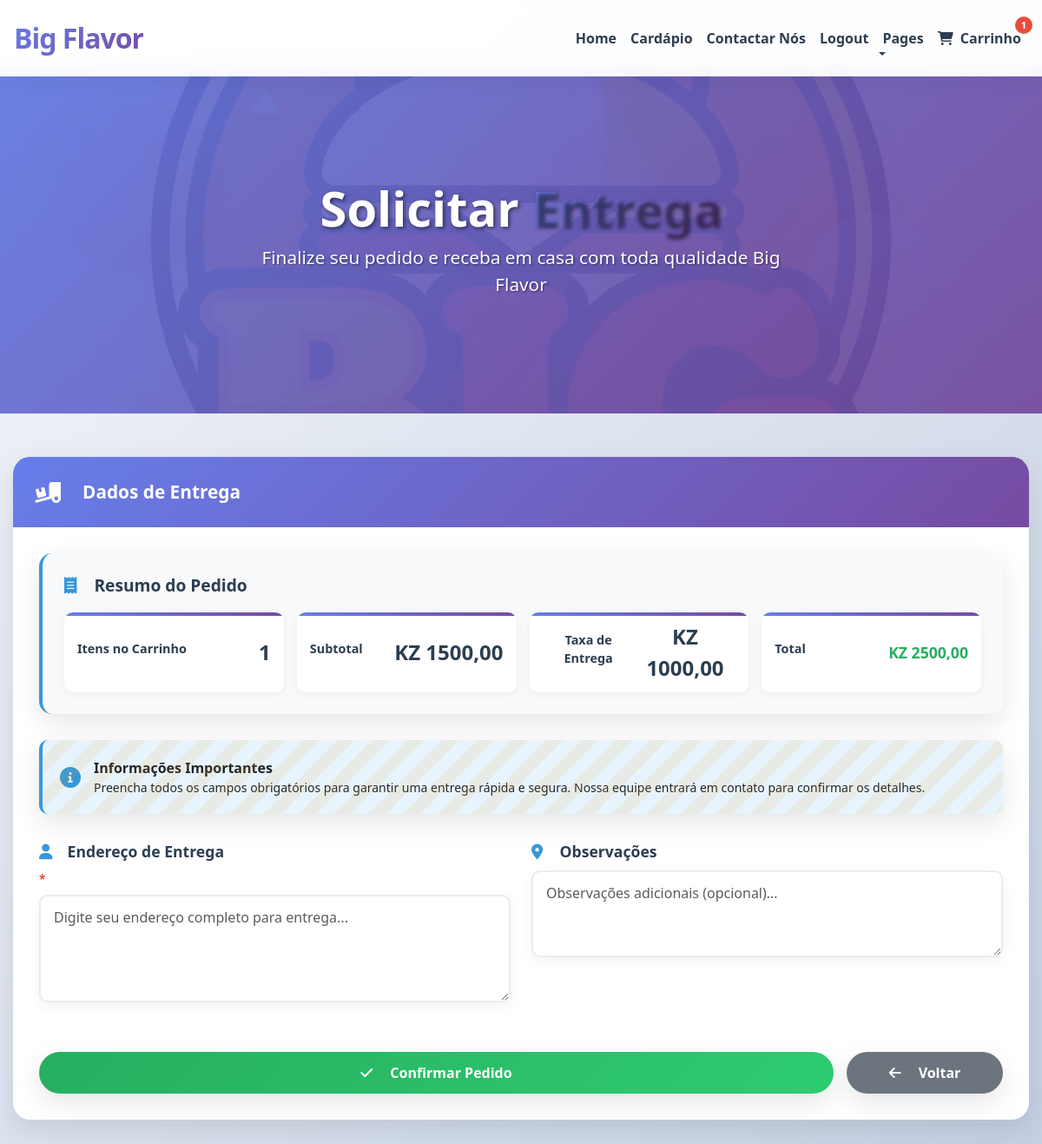
The app's page /carinho/carrinho/solicitar-entrega/ (signed in), older data.
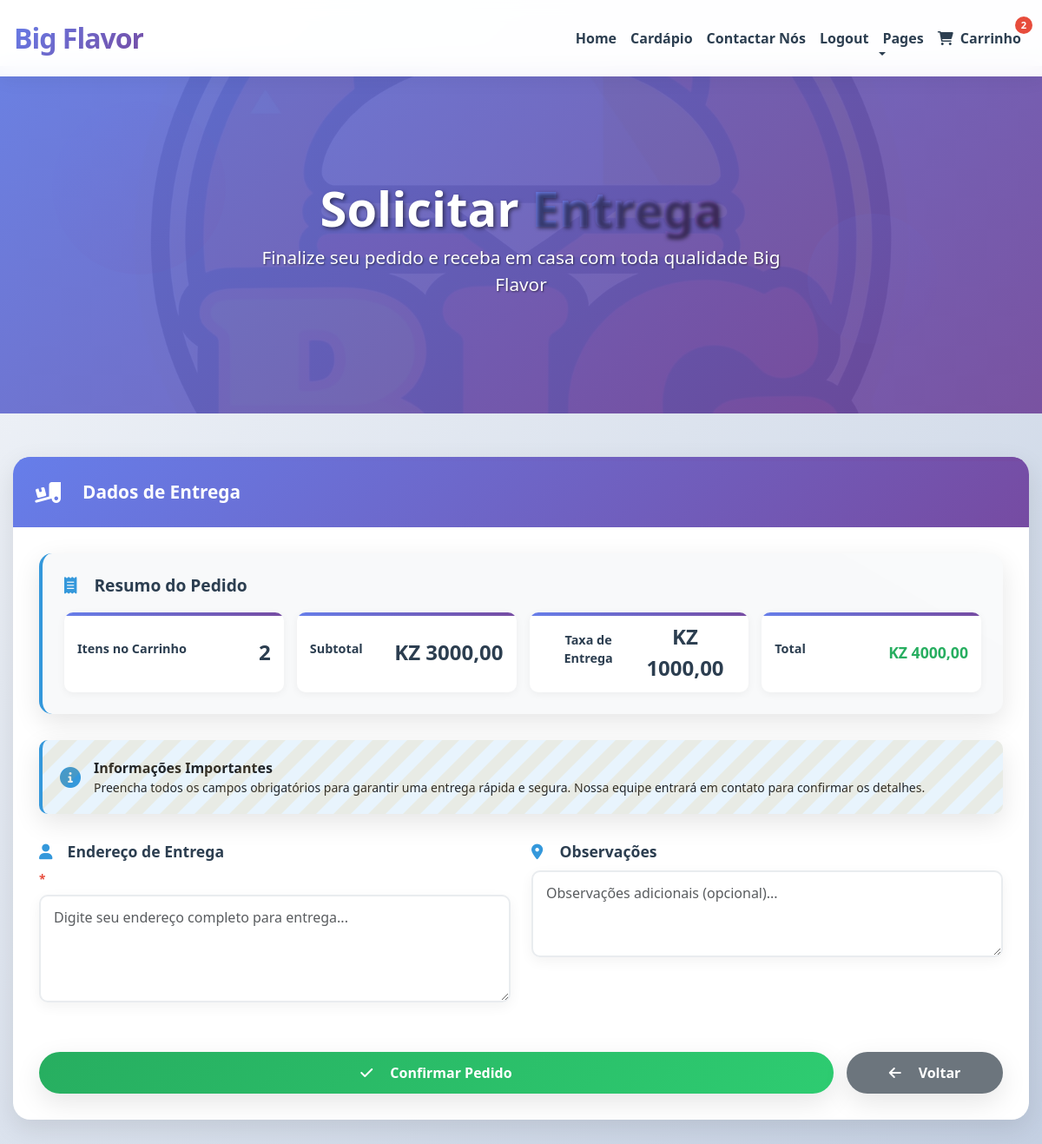
The same page, newer data.
### carinho/models.py (models this page shows, shortened)
class Carrinho(models.Model):
    ESTADO_CHOICES = [
        ('aberto', 'Aberto'),
        ('fechado', 'Fechado'),
        ('cancelado', 'Cancelado'),
    ]
    usuario = models.ForeignKey(
        settings.AUTH_USER_MODEL,
        on_delete=models.CASCADE,
        verbose_name='Cliente'
    )
    data_criacao = models.DateTimeField(
        auto_now_add=True,
        verbose_name='Data de Criação'
    )
    data_atualizacao = models.DateTimeField(
        auto_now=True,
        verbose_name='Última Atualização'
    )
    estado = models.CharField(
        max_length=10,
        choices=ESTADO_CHOICES,
        default='aberto',
        verbose_name='Estado do Carrinho'
    )
    class Meta:
        verbose_name = 'Carrinho'
        verbose_name_plural = 'Carrinhos'
        ordering = ['-data_criacao']
        constraints = [
            models.UniqueConstraint(
                fields=['usuario', 'estado'],
                condition=models.Q(estado='aberto'),
                name='carrinho_aberto_unico_por_usuario'
            )
        ]
    @property
    def total_itens(self):
        cache_key = f'carrinho_{self.id}_total_itens'
        total = cache.get(cache_key)
        if total is None:
            total = self.itens.aggregate(total=models.Sum('quantidade'))['total'] or 0
            cache.set(cache_key, total, 300)  # 5 minutos
        return total
    @property
    def subtotal(self):
        cache_key = f'carrinho_{self.id}_subtotal'
        subtotal_cache = cache.get(cache_key)
        if subtotal_cache is None:
            subtotal_cache = sum(item.subtotal for item in self.itens.all())
            cache.set(cache_key, subtotal_cache, 300)  # 5 minutos
        return subtotal_cache
    @property
    def taxa_entrega(self):
        cache_key = f'carrinho_{self.id}_taxa_entrega'
        taxa = cache.get(cache_key)
        if taxa is None:
            if self.subtotal >= Decimal('5000.00'):
                taxa = Decimal('0.00')
            else:
                taxa = Decimal('1000.00')
            cache.set(cache_key, taxa, 300)  # 5 minutos
        return taxa
    @property
    def total(self):
        cache_key = f'carrinho_{self.id}_total'
        total_cache = cache.get(cache_key)
        if total_cache is None:
            total_cache = self.subtotal + self.taxa_entrega
            cache.set(cache_key, total_cache, 300)  # 5 minutos
        return total_cache

class ItemCarrinho(models.Model):
    carrinho = models.ForeignKey(
        Carrinho,
        on_delete=models.CASCADE,
        related_name='itens'
    )
    produto = models.ForeignKey(
        'menu.Produto',
        on_delete=models.CASCADE
    )
    quantidade = models.PositiveIntegerField(
        default=1,
        validators=[MinValueValidator(1)]
    )
    data_adicao = models.DateTimeField(
        auto_now_add=True
    )
    class Meta:
        verbose_name = 'Item do Carrinho'
        verbose_name_plural = 'Itens do Carrinho'
        ordering = ['-data_adicao']
        unique_together = ['carrinho', 'produto']
    @property
    def subtotal(self):
        cache_key = f'item_carrinho_{self.id}_subtotal'
        subtotal = cache.get(cache_key)
        if subtotal is None:
            subtotal = self.produto.preco * self.quantidade
            cache.set(cache_key, subtotal, 300)  # 5 minutos
        return subtotal

### menu/models.py (models this page shows, shortened)
class Produto(models.Model):
    CATEGORIA_CHOICES = [
        ('hamburguer', 'Hambúrguer'),
        ('Lanches', 'Lanches'),
        ('Bebidas', 'Bebidas'),
    ]
    STATUS_CHOICES = [
        ('ativo', 'Ativo'),
        ('inativo', 'Inativo'),
        ('esgotado', 'Esgotado'),
    ]
    nome = models.CharField(
        max_length=200,
        verbose_name='Nome do Produto'
    )
    descricao = models.TextField(
        verbose_name='Descrição',
        blank=True
    )
    descricao_curta = models.CharField(
        max_length=300,
        verbose_name='Descrição Curta',
        blank=True
    )
    preco = models.DecimalField(
        max_digits=10,
        decimal_places=2,
        verbose_name='Preço',
        validators=[MinValueValidator(Decimal('0.01'))]
    )
    categoria = models.CharField(
        max_length=20,
        choices=CATEGORIA_CHOICES,
        verbose_name='Categoria'
    )
    imagem = models.ImageField(
        upload_to='produtos/',
        verbose_name='Imagem',
        blank=True,
        null=True,
        help_text='Formatos suportados: JPG, PNG, GIF'
    )
    ordem = models.PositiveIntegerField(
        default=0,
        verbose_name='Ordem de Exibição',
        help_text='Define a ordem de exibição dos produtos (menor número aparece primeiro)'
    )
    estoque = models.PositiveIntegerField(
        default=0,
        verbose_name='Quantidade em Estoque'
    )
    status = models.CharField(
        max_length=10,
        choices=STATUS_CHOICES,
        default='ativo',
        verbose_name='Status'
    )
    data_criacao = models.DateTimeField(
        auto_now_add=True,
        verbose_name='Data de Criação'
    )
    data_atualizacao = models.DateTimeField(
        auto_now=True,
        verbose_name='Última Atualização'
    )
    class Meta:
        verbose_name = 'Produto'
        verbose_name_plural = 'Produtos'
        ordering = ['ordem', 'nome']

### carinho/views.py (the view)
# urls.py: path('carrinho/solicitar-entrega/', views.solicitar_entrega, name='solicitar_entrega'),
@require_http_methods(["GET", "POST"])
def solicitar_entrega(request):
    try:
        carrinho = obter_carrinho_inteligente(request)
        if not carrinho or not carrinho.itens.exists():
            messages.error(request, 'Seu carrinho está vazio.')
            return redirect('ver_carrinho')
        if request.method == 'POST':
            form = PedidoEntregaForm(request.POST)
            if form.is_valid():
                return processar_pedido_final(request, form, carrinho)
        form = PedidoEntregaForm(initial=obter_dados_usuario(request.user))
        return render(request, 'solicitar_entrega.html', {
            'form': form,
            'carrinho': carrinho
        })
    except Exception as e:
        logger.error(f"Erro em solicitar_entrega: {str(e)}")
        messages.error(request, 'Erro no sistema. Tente novamente.')
        return redirect('ver_carrinho')

### carinho/templates/solicitar_entrega.html (shortened to what this page needs)
<!DOCTYPE html>
{% load static %}
{% load cache %}
{% url 'login' as login_url %}
{% url 'logout' as logout_url %}
<html lang="pt-br">
<head>
    <link rel="preload" href="https://cdn.jsdelivr.net/npm/bootstrap@5.3.0/dist/css/bootstrap.min.css" as="style" onload="this.onload=null;this.rel='stylesheet'">
    <link rel="preload" href="https://cdnjs.cloudflare.com/ajax/libs/font-awesome/6.0.0/css/all.min.css" as="style" onload="this.onload=null;this.rel='stylesheet'">
    <link rel="preload" href="https://unpkg.com/aos@2.3.1/dist/aos.css" as="style" onload="this.onload=null;this.rel='stylesheet'">
    {% cache 86400 css_so %}
    <link href="{% static 'css/so.css' %}" rel="stylesheet">
    {% endcache %}
</head>
<body>
    {% cache 3600 navbar_entrega request.user.is_authenticated request.user.id %}
    <nav class="navbar navbar-expand-lg navbar-light fixed-top">
        <div class="container">
            {% if request.user.is_authenticated %}
            <a href="{% url 'dashboard' %}" class="navbar-brand">Big <span>Flavor</span></a>
            {% endif %}
            <div class="collapse navbar-collapse" id="navbarCollapse">
                <ul class="navbar-nav ms-auto mb-2 mb-lg-0">
                    {% if request.user.is_authenticated %}
                    <li class="nav-item">
                        <a class="nav-link" href="{% url 'dashboard' %}">Home</a>
                    </li>
                    {% endif %}
                    <li class="nav-item">
                        <a href="{% url 'lista_produtos' %}" class="nav-link">Cardápio</a>
                    </li>
                    <li class="nav-item">
                        <a href="{% url 'contacto' %}" class="nav-link active">Contactar Nós</a>
                    </li>
                    {% if request.user.is_authenticated %}
                    <li class="nav-item">
                        <a class="nav-link" href="{{ logout_url }}">Logout</a>
                    </li>
                    {% else %}
                    <li class="nav-item">
                        <a class="nav-link" href="{{ login_url }}">Login</a>
                    </li>
                    {% endif %}
                    <li class="nav-item dropdown">
                        <a href="#" class="nav-link dropdown-toggle" data-bs-toggle="dropdown">Pages</a>
                    </li>
                    {% if request.user.is_authenticated %}
                    <li class="nav-item position-relative">
                        <a href="{% url 'ver_carrinho' %}" class="nav-link">
                            <i class="fas fa-shopping-cart me-1"></i>
                            Carrinho
                            {% if user.is_authenticated %}
                                {% with user.carrinho_set.first as carrinho %}
                                    {% if carrinho and carrinho.total_itens > 0 %}
                                        <span class="badge-cart">
                                            {{ carrinho.total_itens }}
                                        </span>
                                    {% endif %}
                                {% endwith %}
                            {% endif %}
                        </a>
                    </li>
                    {% endif %}
                </ul>
            </div>
        </div>
    </nav>
    {% endcache %}
    <section class="page-hero">
        <div class="floating-element floating-1"></div>
        <div class="floating-element floating-2"></div>
        {% cache 86400 entrega_hero request.user.id %}
        <div class="page-hero-background">
            <img src="{% static 'img/big.jpg' %}" alt="Entrega Big Flavor" loading="lazy">
        </div>
        <div class="page-hero-content">
            <h1 class="page-hero-title" data-aos="fade-up">Solicitar <span>Entrega</span></h1>
            <p class="page-hero-subtitle" data-aos="fade-up" data-aos-delay="200">
                Finalize seu pedido e receba em casa com toda qualidade Big Flavor
            </p>
        </div>
        {% endcache %}
    </section>
    <div class="main-container">
        <div class="delivery-card" data-aos="fade-up">
            <div class="delivery-card-header">
                <i class="fas fa-truck-loading"></i>
                Dados de Entrega
            </div>
            <div class="delivery-card-body">
                {% cache 300 resumo_pedido request.user.id carrinho.total carrinho.total_itens %}
                <div class="summary-card" data-aos="zoom-in" data-aos-delay="200">
                    <h5 class="summary-title">
                        <i class="fas fa-receipt"></i>
                        Resumo do Pedido
                    </h5>
                    <div class="summary-grid">
                        <div class="summary-item" data-aos="fade-right" data-aos-delay="300">
                            <div class="summary-label">Itens no Carrinho</div>
                            <div class="summary-value">{{ carrinho.total_itens }}</div>
                        </div>
                        <div class="summary-item" data-aos="fade-right" data-aos-delay="400">
                            <div class="summary-label">Subtotal</div>
                            <div class="summary-value">KZ {{ carrinho.subtotal|floatformat:2 }}</div>
                        </div>
                        <div class="summary-item" data-aos="fade-left" data-aos-delay="500">
                            <div class="summary-label">Taxa de Entrega</div>
                            <div class="summary-value">KZ {{ carrinho.taxa_entrega|floatformat:2 }}</div>
                        </div>
                        <div class="summary-item" data-aos="fade-left" data-aos-delay="600">
                            <div class="summary-label">Total</div>
                            <div class="summary-value total-value">KZ {{ carrinho.total|floatformat:2 }}</div>
                        </div>
                    </div>
                </div>
                {% endcache %}
                {% cache 86400 delivery_info %}
                <div class="delivery-info" data-aos="fade-up" data-aos-delay="300">
                    <div class="d-flex align-items-center">
                        <i class="fas fa-info-circle info-icon"></i>
                        <div>
                            <strong>Informações Importantes</strong>
                            <p class="mb-0 small">Preencha todos os campos obrigatórios para garantir uma entrega rápida e segura. Nossa equipe entrará em contato para confirmar os detalhes.</p>
                        </div>
                    </div>
                </div>
                {% endcache %}
                <form method="post">
                    <div class="row">
                        {% for field in form %}
                        <div class="col-md-6" data-aos="fade-up" data-aos-delay="{{ forloop.counter|add:3 }}00">
                            <div class="form-group">
                                <label for="{{ field.id_for_label }}" class="form-label">
                                    <i class="fas fa-{% cycle 'user' 'map-marker-alt' 'phone' 'envelope' 'sticky-note' 'home' %}"></i>
                                    {{ field.label }}
                                    {% if field.field.required %}<span class="text-danger">*</span>{% endif %}
                                </label>
                                {{ field }}
                            </div>
                        </div>
                        {% endfor %}
                    </div>
                    <div class="btn-action-container" data-aos="fade-up" data-aos-delay="900">
                        <button type="submit" class="btn-delivery btn-confirm pulse">
                            <i class="fas fa-check"></i>
                            Confirmar Pedido
                        </button>
                        <a href="{% url 'ver_carrinho' %}" class="btn-delivery btn-back">
                            <i class="fas fa-arrow-left"></i>
                            Voltar
                        </a>
                    </div>
                </form>
            </div>
        </div>
    </div>
</body>
</html>

Row changes from the older to the newer data that the page shows:
changed through a linked row, Carrinho: total_itens "1" → "2"; subtotal "1500,00" → "3000,00"; total "2500,00" → "4000,00"
